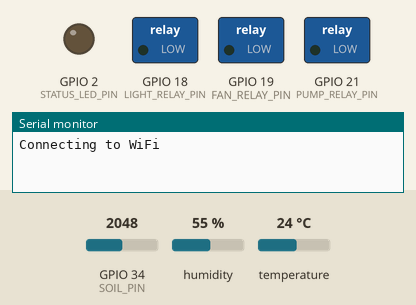
A sketch run on a simulated ESP32. Shown: switched loads named in the sketch (green lamp = pin HIGH), output pins drawn as LEDs (lit = HIGH), the last lines printed to the serial monitor. Inputs (shaded band) come from the test bench; at power-on: GPIO 34 (SOIL_PIN) = 2048, humidity 55 %, temperature 24 °C. WiFi joins after 1.5 s; servers stay silent unless stated; uploads are accepted with an empty reply.

Above: at 0.1 s.
At 2.2 s:
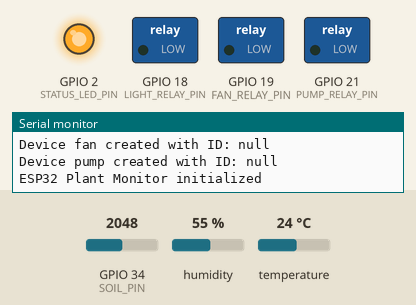
Timing chart, 0 to 3.7 s (numbered marks = the images above):
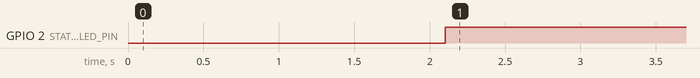

The sketch:

esp32_plant_monitor.ino
```cpp
#include <WiFi.h>
#include <HTTPClient.h>
#include <ArduinoJson.h>
#include <DHT.h>

// WiFi Configuration
const char* ssid = "YOUR_WIFI_SSID";
const char* password = "YOUR_WIFI_PASSWORD";

// Server Configuration
const char* serverURL = "https://your-app-name.replit.app"; // Update with your Replit URL
const char* plantId = "YOUR_PLANT_ID"; // Optional: associate with specific plant
const char* deviceGroup = "tent1"; // Group name for shared sensors

// Pin Definitions
#define DHT_PIN 4
#define DHT_TYPE DHT22
#define SOIL_PIN 34
#define LIGHT_RELAY_PIN 18
#define FAN_RELAY_PIN 19
#define PUMP_RELAY_PIN 21
#define STATUS_LED_PIN 2

// Sensor and timing
DHT dht(DHT_PIN, DHT_TYPE);
unsigned long lastSensorRead = 0;
unsigned long lastDeviceCheck = 0;
const unsigned long SENSOR_INTERVAL = 30000; // 30 seconds
const unsigned long DEVICE_CHECK_INTERVAL = 10000; // 10 seconds

// Device states
bool lightState = false;
bool fanState = false;
bool pumpState = false;

// Device IDs (will be populated from server)
String lightDeviceId = "";
String fanDeviceId = "";
String pumpDeviceId = "";

void setup() {
  Serial.begin(115200);

  // Initialize pins
  pinMode(LIGHT_RELAY_PIN, OUTPUT);
  pinMode(FAN_RELAY_PIN, OUTPUT);
  pinMode(PUMP_RELAY_PIN, OUTPUT);
  pinMode(STATUS_LED_PIN, OUTPUT);

  // Initialize DHT sensor
  dht.begin();

  // Connect to WiFi
  connectWiFi();

  // Initialize device states
  initializeDevices();

  Serial.println("ESP32 Plant Monitor initialized");
}

void loop() {
  // Check WiFi connection
  if (WiFi.status() != WL_CONNECTED) {
    connectWiFi();
  }

  // Read and send sensor data
  if (millis() - lastSensorRead >= SENSOR_INTERVAL) {
    readAndSendSensorData();
    lastSensorRead = millis();
  }

  // Check device states from server
  if (millis() - lastDeviceCheck >= DEVICE_CHECK_INTERVAL) {
    checkDeviceStates();
    lastDeviceCheck = millis();
  }

  // Update status LED
  digitalWrite(STATUS_LED_PIN, WiFi.status() == WL_CONNECTED);

  delay(100);
}

void connectWiFi() {
  Serial.print("Connecting to WiFi");
  WiFi.begin(ssid, password);

  int attempts = 0;
  while (WiFi.status() != WL_CONNECTED && attempts < 20) {
    delay(500);
    Serial.print(".");
    attempts++;
  }

  if (WiFi.status() == WL_CONNECTED) {
    Serial.println();
    Serial.println("WiFi connected!");
    Serial.print("IP address: ");
    Serial.println(WiFi.localIP());
  } else {
    Serial.println();
    Serial.println("WiFi connection failed!");
  }
}

void readAndSendSensorData() {
  // Read DHT22 sensor
  float humidity = dht.readHumidity();
  float temperature = dht.readTemperature();

  // Read soil moisture (convert to percentage)
  int soilRaw = analogRead(SOIL_PIN);
  int soilMoisture = map(soilRaw, 4095, 0, 0, 100); // Invert and convert to percentage

  // Check if readings are valid
  if (isnan(humidity) || isnan(temperature)) {
    Serial.println("Failed to read from DHT sensor!");
    return;
  }

  // Create JSON payload
  StaticJsonDocument<200> doc;
  doc["temperature"] = (int)temperature;
  doc["humidity"] = (int)humidity;
  doc["soilMoisture"] = soilMoisture;
  doc["deviceGroup"] = deviceGroup;

  if (strlen(plantId) > 0) {
    doc["plantId"] = plantId;
  }

  String jsonString;
  serializeJson(doc, jsonString);

  // Send to server
  if (WiFi.status() == WL_CONNECTED) {
    HTTPClient http;
    String url = String(serverURL) + "/api/sensor-data";
    http.begin(url);
    http.addHeader("Content-Type", "application/json");

    int httpResponseCode = http.POST(jsonString);

    if (httpResponseCode > 0) {
      String response = http.getString();
      Serial.println("Sensor data sent successfully");
      Serial.printf("Temperature: %.1f°C, Humidity: %.1f%%, Soil: %d%%\n",
                   temperature, humidity, soilMoisture);
    } else {
      Serial.printf("Error sending sensor data: %d\n", httpResponseCode);
    }

    http.end();
  }
}

void initializeDevices() {
  // Create device entries on server if they don't exist
  createDevice("light", "Grow Light", LIGHT_RELAY_PIN);
  createDevice("fan", "Ventilation Fan", FAN_RELAY_PIN);
  createDevice("pump", "Water Pump", PUMP_RELAY_PIN);
}

void createDevice(const char* deviceType, const char* deviceName, int pin) {
  if (WiFi.status() != WL_CONNECTED) return;

  StaticJsonDocument<300> doc;
  doc["deviceType"] = deviceType;
  doc["name"] = deviceName;
  doc["location"] = deviceGroup;
  doc["isOn"] = false;
  doc["pin"] = pin;

  if (strlen(plantId) > 0) {
    doc["plantId"] = plantId;
  }

  String jsonString;
  serializeJson(doc, jsonString);

  HTTPClient http;
  String url = String(serverURL) + "/api/devices";
  http.begin(url);
  http.addHeader("Content-Type", "application/json");

  int httpResponseCode = http.POST(jsonString);

  if (httpResponseCode > 0) {
    String response = http.getString();

    // Parse response to get device ID
    StaticJsonDocument<500> responseDoc;
    deserializeJson(responseDoc, response);

    String deviceId = responseDoc["id"].as<String>();

    // Store device ID for future reference
    if (strcmp(deviceType, "light") == 0) {
      lightDeviceId = deviceId;
    } else if (strcmp(deviceType, "fan") == 0) {
      fanDeviceId = deviceId;
    } else if (strcmp(deviceType, "pump") == 0) {
      pumpDeviceId = deviceId;
    }

    Serial.printf("Device %s created with ID: %s\n", deviceType, deviceId.c_str());
  }

  http.end();
}

void checkDeviceStates() {
  if (WiFi.status() != WL_CONNECTED) return;

  HTTPClient http;
  String url = String(serverURL) + "/api/devices";
  http.begin(url);

  int httpResponseCode = http.GET();

  if (httpResponseCode > 0) {
    String response = http.getString();

    StaticJsonDocument<2000> doc;
    deserializeJson(doc, response);

    // Process each device
    for (JsonObject device : doc.as<JsonArray>()) {
      String deviceId = device["id"].as<String>();
      String deviceType = device["deviceType"].as<String>();
      bool isOn = device["isOn"].as<bool>();

      // Update relay states based on server commands
      if (deviceId == lightDeviceId) {
        updateRelay(LIGHT_RELAY_PIN, isOn);
        lightState = isOn;
      } else if (deviceId == fanDeviceId) {
        updateRelay(FAN_RELAY_PIN, isOn);
        fanState = isOn;
      } else if (deviceId == pumpDeviceId) {
        updateRelay(PUMP_RELAY_PIN, isOn);
        pumpState = isOn;
      }
    }
  }

  http.end();
}

void updateRelay(int pin, bool state) {
  digitalWrite(pin, state ? HIGH : LOW);
  Serial.printf("Relay pin %d set to %s\n", pin, state ? "ON" : "OFF");
}

// Function to manually control devices (for physical buttons)
void toggleLight() {
  lightState = !lightState;
  updateRelay(LIGHT_RELAY_PIN, lightState);
  updateDeviceOnServer(lightDeviceId, lightState);
}

void toggleFan() {
  fanState = !fanState;
  updateRelay(FAN_RELAY_PIN, fanState);
  updateDeviceOnServer(fanDeviceId, fanState);
}

void togglePump() {
  pumpState = !pumpState;
  updateRelay(PUMP_RELAY_PIN, pumpState);
  updateDeviceOnServer(pumpDeviceId, pumpState);
}

void updateDeviceOnServer(String deviceId, bool state) {
  if (WiFi.status() != WL_CONNECTED || deviceId.length() == 0) return;

  StaticJsonDocument<100> doc;
  doc["isOn"] = state;

  String jsonString;
  serializeJson(doc, jsonString);

  HTTPClient http;
  String url = String(serverURL) + "/api/devices/" + deviceId;
  http.begin(url);
  http.addHeader("Content-Type", "application/json");

  int httpResponseCode = http.PUT(jsonString);

  if (httpResponseCode > 0) {
    Serial.printf("Device %s updated to %s\n", deviceId.c_str(), state ? "ON" : "OFF");
  }

  http.end();
}
```

Measured:
- by itself, GPIO 2 (STATUS_LED_PIN): LOW → HIGH at 2.1 s
